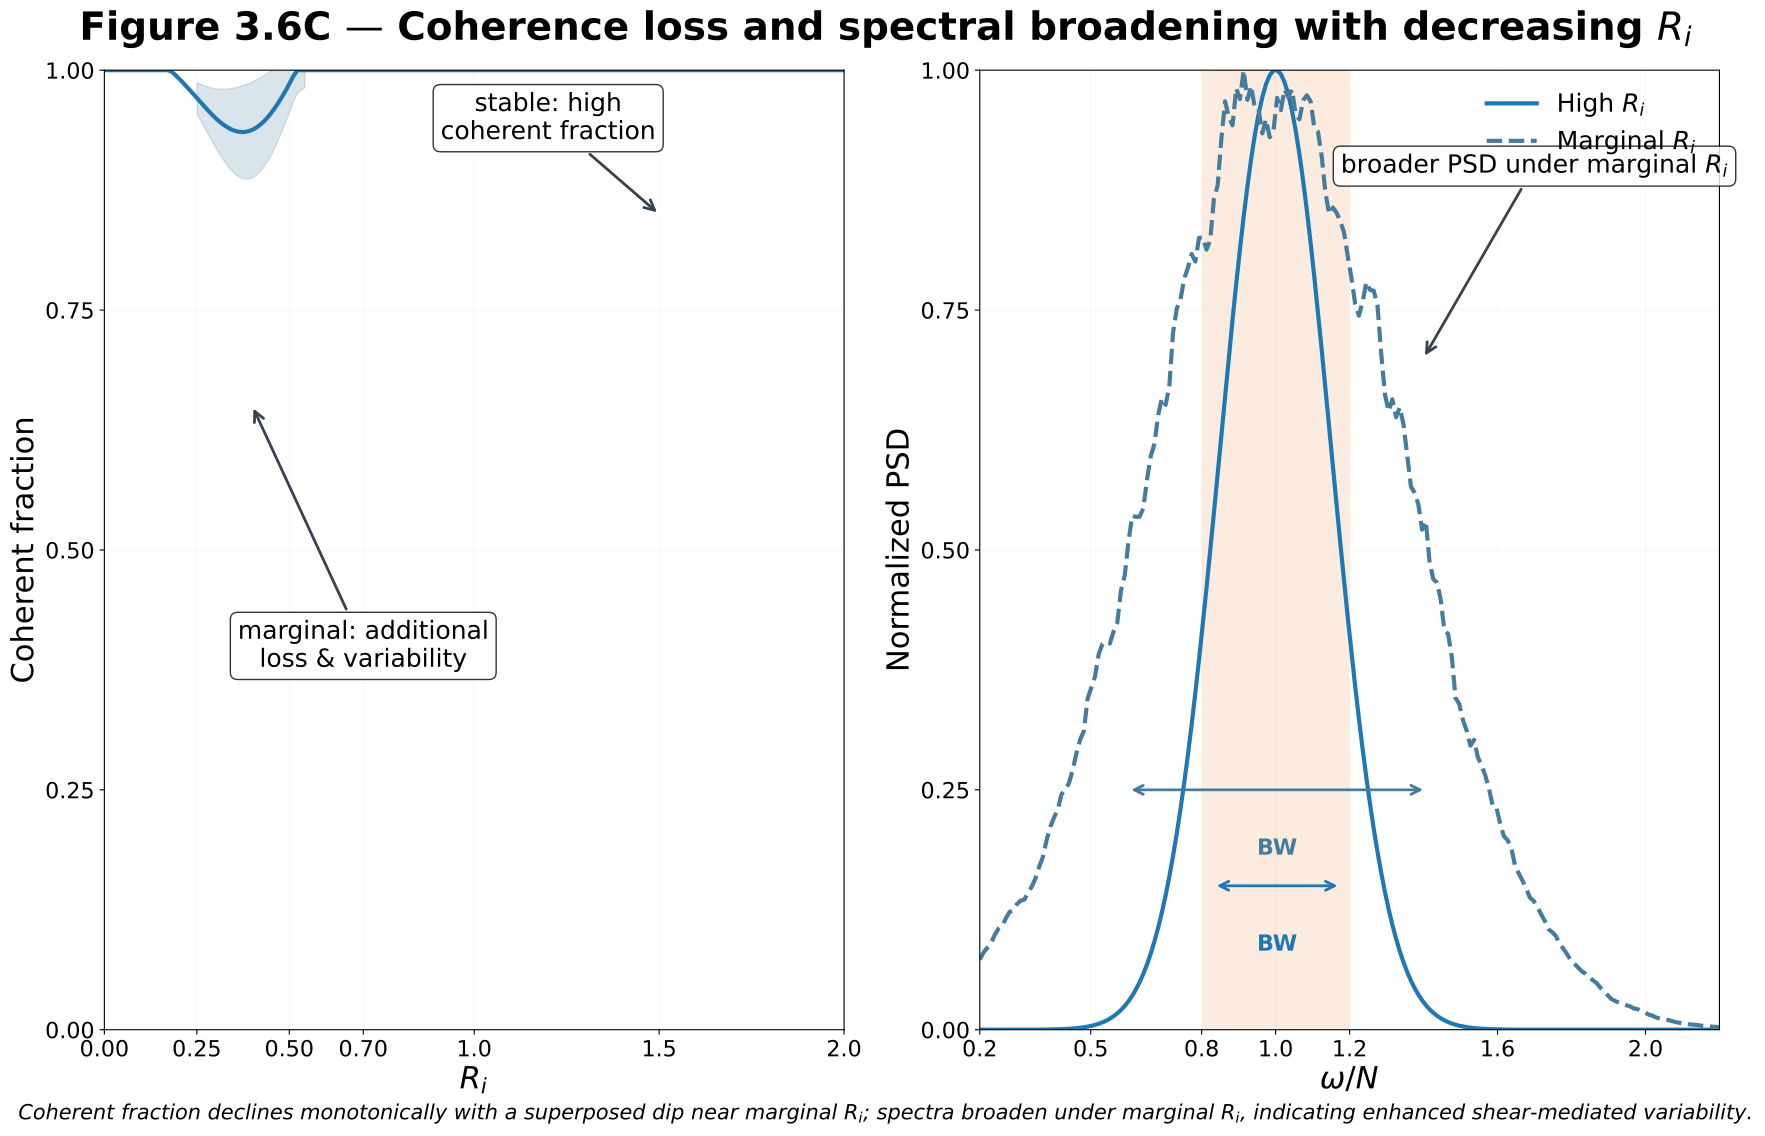

Generate this figure with Python:
#!/usr/bin/env python3
"""
Figure 3.6C — (Left) coherent fraction vs Ri; (Right) PSD broadening under marginal Ri
Publication-quality figure following shared house style specifications.
"""

import numpy as np
import matplotlib.pyplot as plt
from matplotlib.patches import Rectangle
import matplotlib.patches as mpatches

# Shared house style settings
plt.rcParams.update({
    'font.family': 'Arial',
    'font.size': 16,  # tick labels
    'axes.labelsize': 22,  # axis labels
    'axes.titlesize': 28,  # panel titles
    'axes.linewidth': 0.8,
    'grid.linewidth': 0.8,
    'grid.color': '#E5E7EB',
    'axes.grid': True,
    'axes.axisbelow': True,
    'figure.facecolor': 'white',
    'axes.facecolor': 'white'
})

def coherent_fraction_curve(Ri):
    """
    Create coherent fraction vs Ri curve:
    - Monotone decreasing from ~0.95 at Ri=2 to ~0.5 at Ri≈0.25
    - Intermittent dip near marginal Ri: sharper local notch centered around Ri≈0.3-0.5
    """
    # Base monotonic decrease
    base_curve = 0.95 * np.exp(-0.3 * (2.0 - Ri)) + 0.5
    
    # Additional dip near marginal Ri
    dip_center = 0.4
    dip_width = 0.15
    dip_depth = 0.15
    
    dip = -dip_depth * np.exp(-((Ri - dip_center)**2) / (2 * dip_width**2))
    
    coherent_frac = base_curve + dip
    
    # Ensure reasonable bounds
    coherent_frac = np.clip(coherent_frac, 0.3, 1.0)
    
    return coherent_frac

def psd_curves(omega_N):
    """
    Create PSD curves for high vs marginal Ri:
    - High Ri: narrowband peak centered near ω/N≈1 with modest shoulders
    - Marginal Ri: broader plateau/peak, visibly wider half-power bandwidth
    """
    # High Ri curve: narrow peak
    high_ri_psd = np.exp(-((omega_N - 1.0)**2) / (2 * 0.15**2))
    
    # Marginal Ri curve: broader peak with some raggedness
    marginal_ri_psd = 0.9 * np.exp(-((omega_N - 1.0)**2) / (2 * 0.35**2))
    
    # Add some raggedness to marginal Ri curve
    np.random.seed(42)
    raggedness = 0.1 * np.random.randn(len(omega_N))
    raggedness = np.convolve(raggedness, np.ones(5)/5, mode='same')  # smooth the noise
    marginal_ri_psd += raggedness * marginal_ri_psd
    
    # Normalize both curves
    high_ri_psd = np.clip(high_ri_psd / np.max(high_ri_psd), 0, 1)
    marginal_ri_psd = np.clip(marginal_ri_psd / np.max(marginal_ri_psd), 0, 1)
    
    return high_ri_psd, marginal_ri_psd

def calculate_half_power_bandwidth(omega_N, psd):
    """Calculate half-power bandwidth for PSD curve"""
    max_psd = np.max(psd)
    half_power = max_psd / 2
    
    # Find indices where PSD crosses half-power level
    above_half = psd >= half_power
    if np.any(above_half):
        indices = np.where(above_half)[0]
        bw_start = omega_N[indices[0]]
        bw_end = omega_N[indices[-1]]
        bandwidth = bw_end - bw_start
        center = (bw_start + bw_end) / 2
        return bandwidth, center, bw_start, bw_end
    else:
        return 0, 1.0, 1.0, 1.0

def main():
    # Create figure with dual subpanel layout
    fig, (ax1, ax2) = plt.subplots(1, 2, figsize=(18, 12), dpi=100)
    
    # Adjust spacing between subpanels
    plt.subplots_adjust(wspace=0.3)
    
    # Left subpanel: Coherent fraction vs Ri
    Ri = np.linspace(0.0, 2.0, 200)
    coherent_frac = coherent_fraction_curve(Ri)
    
    # Plot main curve
    ax1.plot(Ri, coherent_frac, color='#1F78B4', linewidth=3, label='Coherent fraction')
    
    # Add variability band near marginal Ri
    marginal_region = (Ri >= 0.25) & (Ri <= 0.55)
    upper_band = coherent_frac + 0.05 * np.exp(-((Ri - 0.4)**2) / (2 * 0.1**2))
    lower_band = coherent_frac - 0.05 * np.exp(-((Ri - 0.4)**2) / (2 * 0.1**2))
    
    ax1.fill_between(Ri, lower_band, upper_band, 
                     where=marginal_region, alpha=0.2, color='#457B9D',
                     label='Increased variability')
    
    # Set axes properties
    ax1.set_xlabel(r'$R_i$', fontsize=22)
    ax1.set_ylabel('Coherent fraction', fontsize=22)
    
    # Set ticks
    ri_ticks = [0, 0.25, 0.5, 0.7, 1.0, 1.5, 2.0]
    coherent_ticks = [0, 0.25, 0.5, 0.75, 1.0]
    
    ax1.set_xticks(ri_ticks)
    ax1.set_yticks(coherent_ticks)
    ax1.set_xticklabels([f'{r:.2f}' if r < 1 else f'{r:.1f}' for r in ri_ticks], fontsize=16)
    ax1.set_yticklabels([f'{c:.2f}' for c in coherent_ticks], fontsize=16)
    
    # Add annotations
    ax1.annotate('stable: high\ncoherent fraction', xy=(1.5, 0.85), xytext=(1.2, 0.95),
                fontsize=18, ha='center', va='center',
                arrowprops=dict(arrowstyle='->', color='#374151', lw=2),
                bbox=dict(boxstyle='round,pad=0.3', facecolor='white', alpha=0.8))
    
    ax1.annotate('marginal: additional\nloss & variability', xy=(0.4, 0.65), xytext=(0.7, 0.4),
                fontsize=18, ha='center', va='center',
                arrowprops=dict(arrowstyle='->', color='#374151', lw=2),
                bbox=dict(boxstyle='round,pad=0.3', facecolor='white', alpha=0.8))
    
    ax1.set_xlim(0.0, 2.0)
    ax1.set_ylim(0.0, 1.0)
    ax1.grid(True, alpha=0.3)
    
    # Right subpanel: PSD broadening
    omega_N = np.linspace(0.2, 2.2, 200)
    high_ri_psd, marginal_ri_psd = psd_curves(omega_N)
    
    # Plot PSD curves
    ax2.plot(omega_N, high_ri_psd, color='#1F78B4', linewidth=3, 
             linestyle='-', label=r'High $R_i$')
    ax2.plot(omega_N, marginal_ri_psd, color='#457B9D', linewidth=3, 
             linestyle='--', label=r'Marginal $R_i$')
    
    # Calculate and show half-power bandwidths
    bw_high, center_high, start_high, end_high = calculate_half_power_bandwidth(omega_N, high_ri_psd)
    bw_marginal, center_marginal, start_marginal, end_marginal = calculate_half_power_bandwidth(omega_N, marginal_ri_psd)
    
    # Add bandwidth indicators
    y_offset_high = 0.15
    y_offset_marginal = 0.25
    
    ax2.annotate('', xy=(start_high, y_offset_high), xytext=(end_high, y_offset_high),
                arrowprops=dict(arrowstyle='<->', color='#1F78B4', lw=2))
    ax2.text(center_high, y_offset_high - 0.05, f'BW', ha='center', va='top', 
             fontsize=16, color='#1F78B4', weight='bold')
    
    ax2.annotate('', xy=(start_marginal, y_offset_marginal), xytext=(end_marginal, y_offset_marginal),
                arrowprops=dict(arrowstyle='<->', color='#457B9D', lw=2))
    ax2.text(center_marginal, y_offset_marginal - 0.05, f'BW', ha='center', va='top', 
             fontsize=16, color='#457B9D', weight='bold')
    
    # Add conversion window overlay
    conversion_band = Rectangle((0.8, 0.0), 0.4, 1.0, 
                               facecolor='#F4A261', alpha=0.2, 
                               edgecolor='none', zorder=1)
    ax2.add_patch(conversion_band)
    
    # Set axes properties
    ax2.set_xlabel(r'$\omega/N$', fontsize=22)
    ax2.set_ylabel('Normalized PSD', fontsize=22)
    
    # Set ticks
    omega_ticks = [0.2, 0.5, 0.8, 1.0, 1.2, 1.6, 2.0]
    psd_ticks = [0, 0.25, 0.5, 0.75, 1.0]
    
    ax2.set_xticks(omega_ticks)
    ax2.set_yticks(psd_ticks)
    ax2.set_xticklabels([f'{x:.1f}' for x in omega_ticks], fontsize=16)
    ax2.set_yticklabels([f'{p:.2f}' for p in psd_ticks], fontsize=16)
    
    # Add annotation
    ax2.annotate(r'broader PSD under marginal $R_i$', xy=(1.4, 0.7), xytext=(1.7, 0.9),
                fontsize=18, ha='center', va='center',
                arrowprops=dict(arrowstyle='->', color='#374151', lw=2),
                bbox=dict(boxstyle='round,pad=0.3', facecolor='white', alpha=0.8))
    
    ax2.set_xlim(0.2, 2.2)
    ax2.set_ylim(0.0, 1.0)
    ax2.grid(True, alpha=0.3)
    
    # Add legends
    ax2.legend(loc='upper right', frameon=False, fontsize=18)
    
    # Add overall title
    fig.suptitle(r'Figure 3.6C — Coherence loss and spectral broadening with decreasing $R_i$', 
                fontsize=28, fontweight='bold', y=0.95)
    
    # Add caption
    caption_text = (r"Coherent fraction declines monotonically with a superposed dip near marginal $R_i$; "
                   r"spectra broaden under marginal $R_i$, indicating enhanced shear-mediated variability.")
    
    fig.text(0.5, 0.02, caption_text, fontsize=15, style='italic', 
             ha='center', va='bottom', wrap=True)
    
    # Adjust layout
    plt.tight_layout()
    plt.subplots_adjust(top=0.9, bottom=0.1)
    
    # Save figure
    plt.savefig('figure_3_6c.png', dpi=150, bbox_inches='tight', 
                facecolor='white', edgecolor='none')
    plt.savefig('figure_3_6c.pdf', bbox_inches='tight', 
                facecolor='white', edgecolor='none')
    
    print("Figure 3.6C created successfully!")
    plt.show()

if __name__ == "__main__":
    main()
